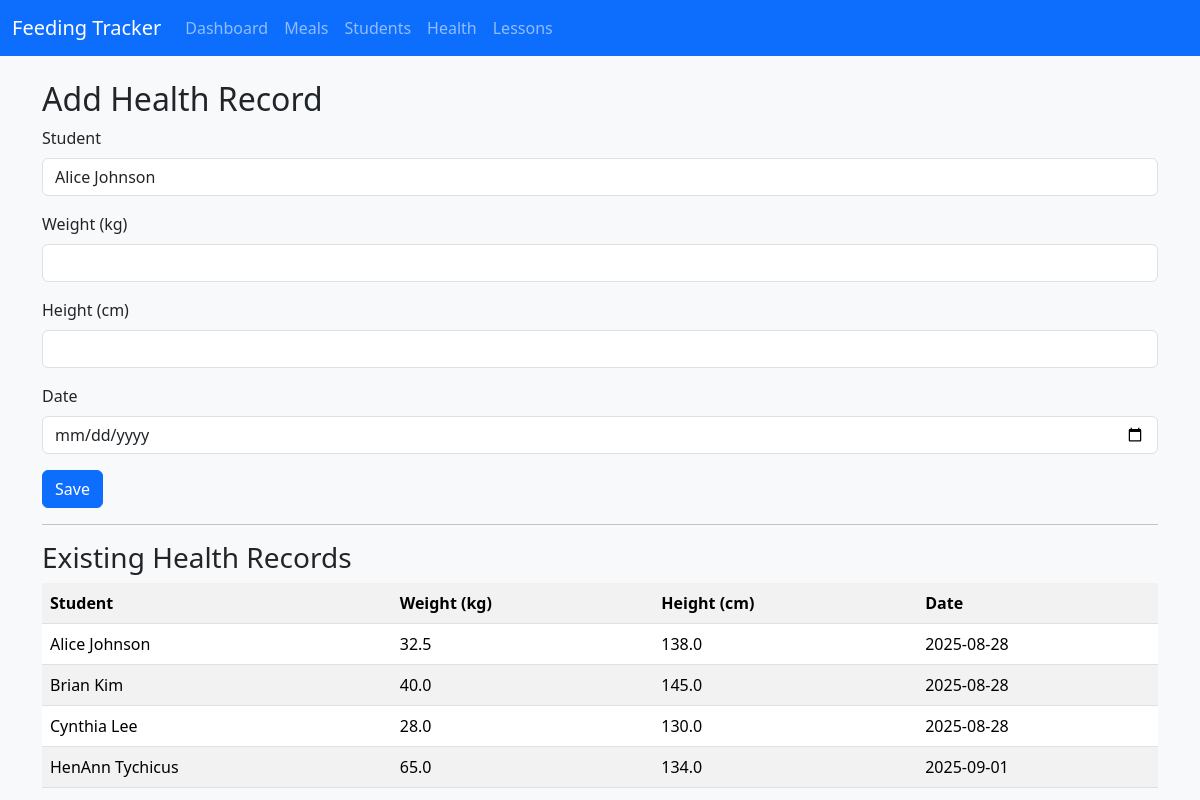
Screenshot of /health with the database file from the repository.
### models.py (models this page shows)
class HealthRecord(db.Model):
    id = db.Column(db.Integer, primary_key=True)
    student_id = db.Column(db.Integer, db.ForeignKey('student.id'))
    date = db.Column(db.String(20))
    weight = db.Column(db.Float)
    height = db.Column(db.Float)
    student = db.relationship("Student", backref="healths", lazy=True)

class Student(db.Model):
    id = db.Column(db.Integer, primary_key=True)
    name = db.Column(db.String(100))
    age = db.Column(db.Integer)
    grade = db.Column(db.String(50))

### app.py (the view, shortened to what this page needs)
@app.route("/health", methods=["GET", "POST"])
def health():
    students = Student.query.all()
    all_records = HealthRecord.query.all()
    return render_template("health.html", records=all_records, students=students)

### templates/health.html
{% extends "base.html" %}
{% block content %}
<h2>Add Health Record</h2>
<form method="post">
    <div class="mb-3">
        <label for="student_id" class="form-label">Student</label>
        <select class="form-control" name="student_id" required>
            {% for student in students %}
            <option value="{{ student.id }}">{{ student.name }}</option>
            {% endfor %}
        </select>
    </div>
    <div class="mb-3">
        <label for="weight" class="form-label">Weight (kg)</label>
        <input type="number" step="0.1" class="form-control" name="weight" required>
    </div>
    <div class="mb-3">
        <label for="height" class="form-label">Height (cm)</label>
        <input type="number" step="0.1" class="form-control" name="height" required>
    </div>
    <div class="mb-3">
        <label for="date" class="form-label">Date</label>
        <input type="date" class="form-control" name="date" required>
    </div>
    <button type="submit" class="btn btn-primary">Save</button>
</form>
<hr>
<h3>Existing Health Records</h3>
<table class="table table-striped">
    <tr>
        <th>Student</th>
        <th>Weight (kg)</th>
        <th>Height (cm)</th>
        <th>Date</th>
    </tr>
    {% for record in records %}
    <tr>
        <td>{{ record.student.name }}</td>
        <td>{{ record.weight }}</td>
        <td>{{ record.height }}</td>
        <td>{{ record.date }}</td>
    </tr>
    {% endfor %}
</table>
{% endblock %}

### templates/base.html (shortened to what this page needs)
<!DOCTYPE html>
<html>
<head>
    <link href="https://cdn.jsdelivr.net/npm/bootstrap@5.3.3/dist/css/bootstrap.min.css" rel="stylesheet">
    <link rel="stylesheet" href="{{ url_for('static', filename='style.css') }}">
</head>
<body class="bg-light">
<nav class="navbar navbar-expand-lg navbar-dark bg-primary mb-4">
    <div class="container-fluid">
        <a class="navbar-brand" href="/">Feeding Tracker</a>
        <div class="collapse navbar-collapse">
            <ul class="navbar-nav me-auto">
                <li class="nav-item"><a class="nav-link" href="/">Dashboard</a></li>
                <li class="nav-item"><a class="nav-link" href="/meals">Meals</a></li>
                <li class="nav-item"><a class="nav-link" href="/students">Students</a></li>
                <li class="nav-item"><a class="nav-link" href="/health">Health</a></li>
                <li class="nav-item"><a class="nav-link" href="/lessons">Lessons</a></li>
            </ul>
        </div>
    </div>
</nav>
<div class="container">
    {% block content %}{% endblock %}
</div>
</body>
</html>

### static/style.css (style rules this page uses)
body { background-color: #f8f9fa; }

### rows the page displays
HealthRecord: student.name "Alice Johnson", weight "32.5", height "138.0", date "2025-08-28"
HealthRecord: student.name "Brian Kim", weight "40.0", height "145.0", date "2025-08-28"
HealthRecord: student.name "Cynthia Lee", weight "28.0", height "130.0", date "2025-08-28"
HealthRecord: student.name "HenAnn Tychicus", weight "65.0", height "134.0", date "2025-09-01"

### other values shown
form field student_id "Alice Johnson"
